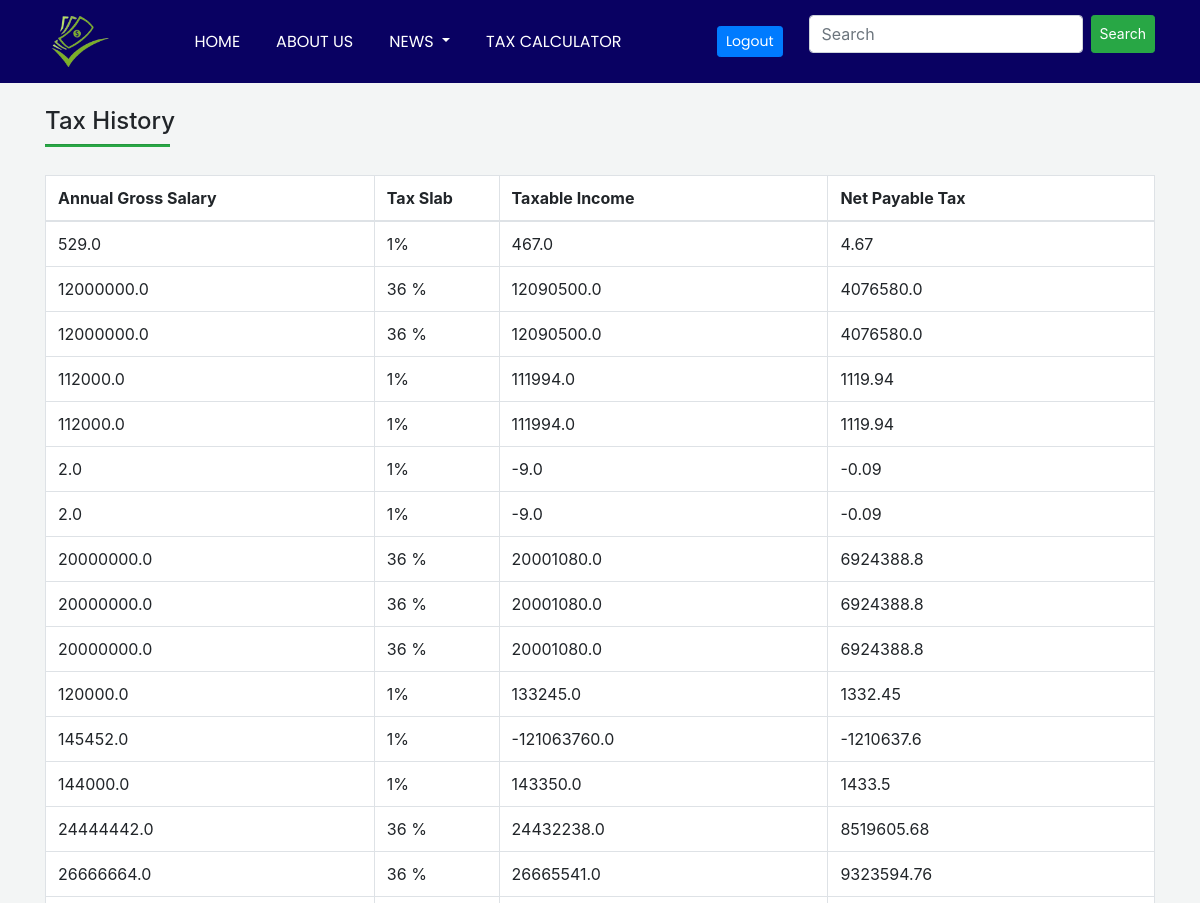
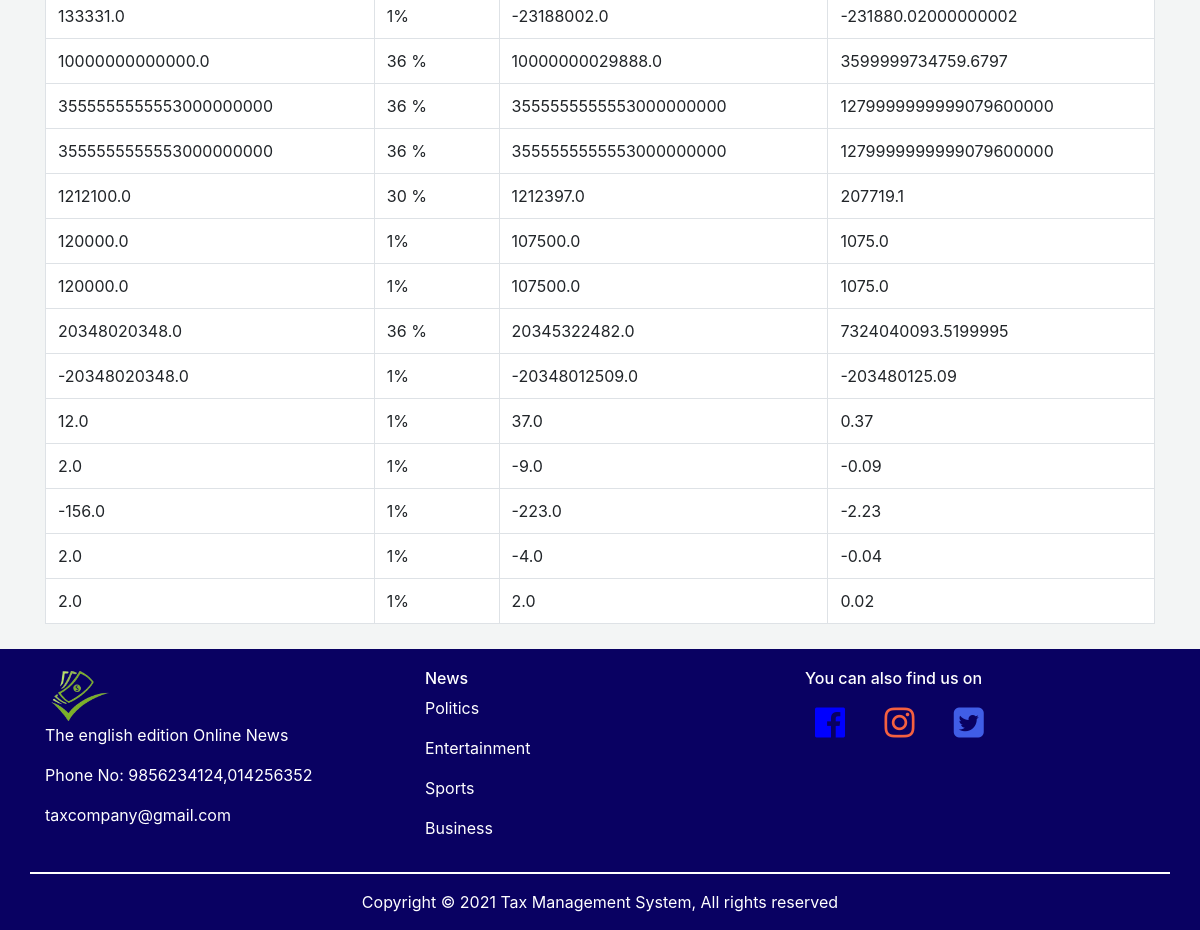
Page /history/ on the earlier database version (2 pictures, top to bottom).
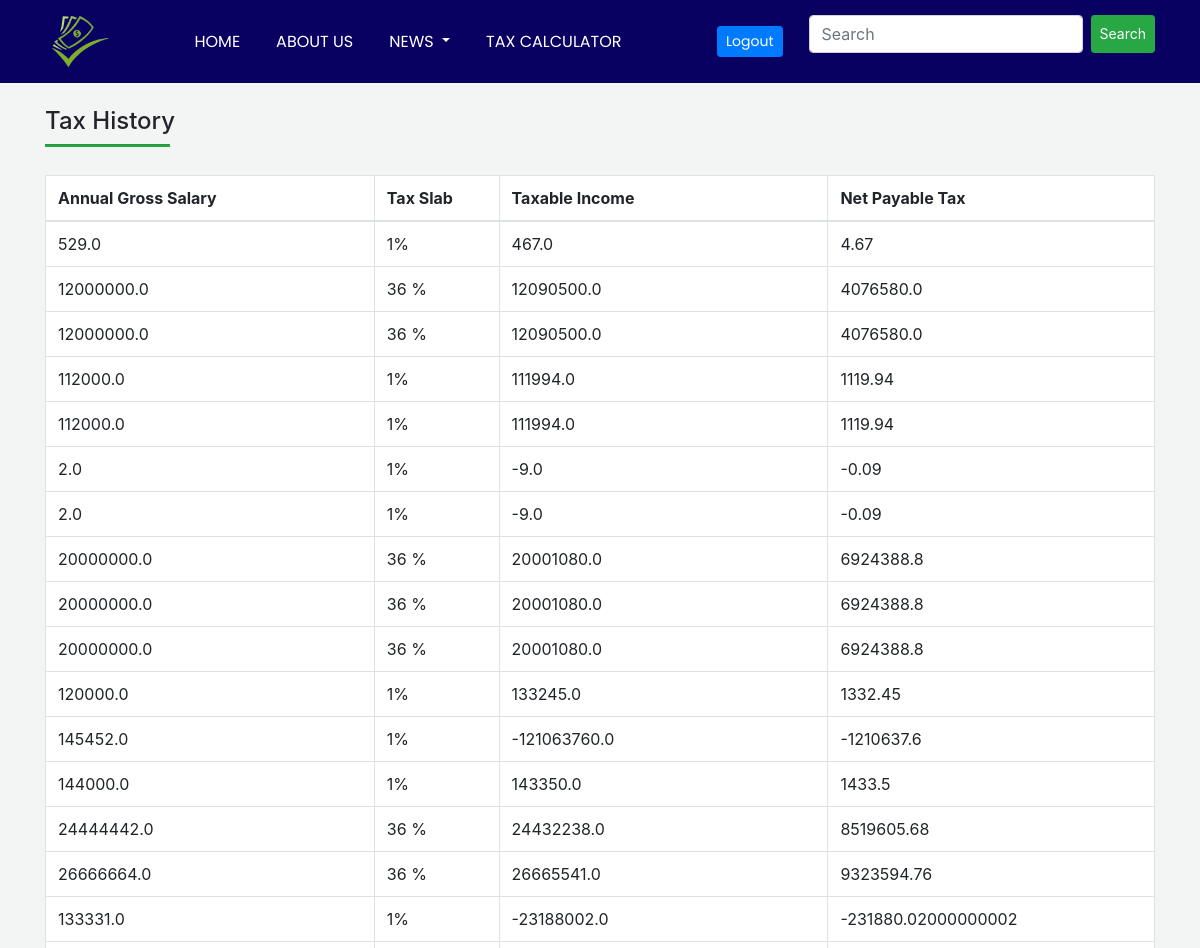
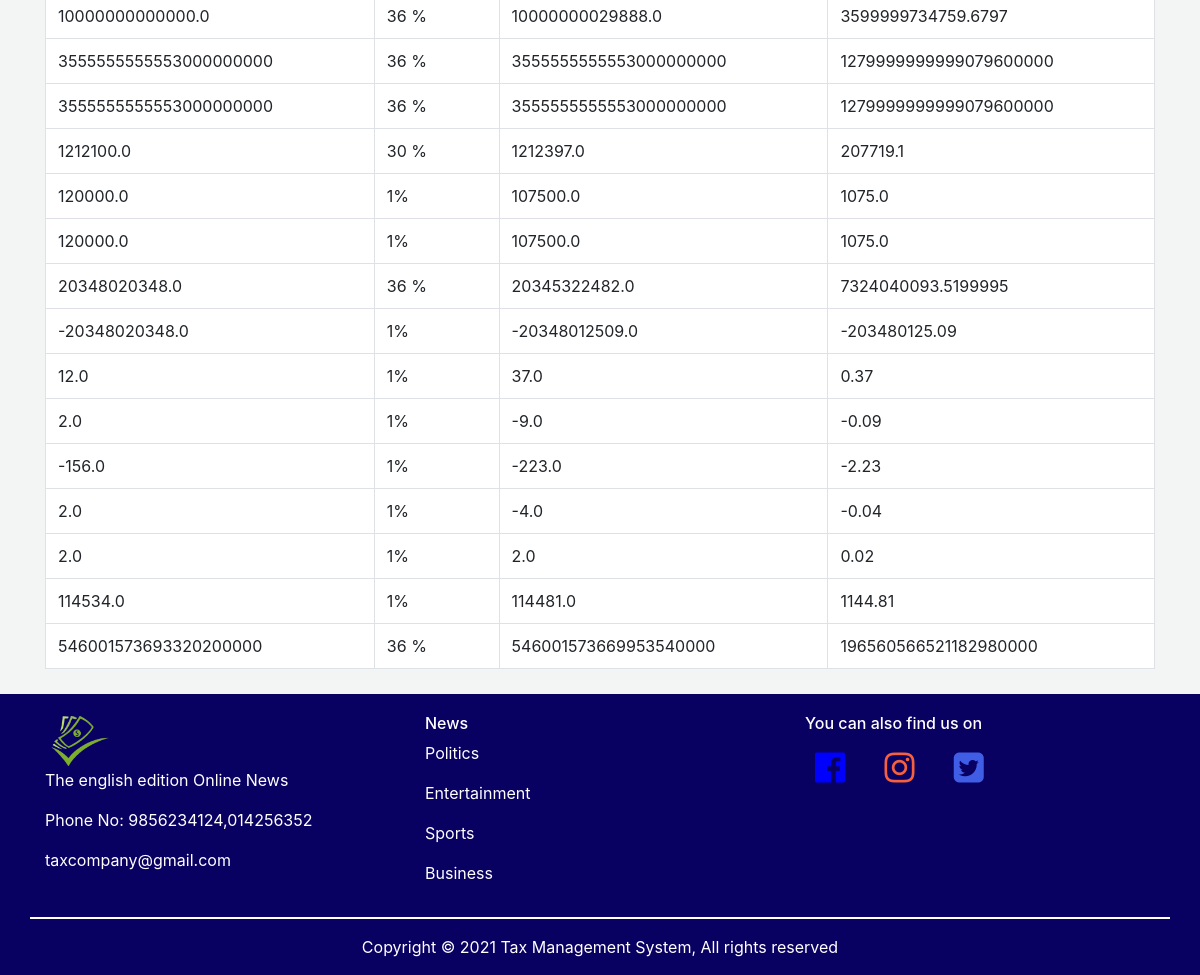
Same page on the later database version (2 pictures, top to bottom).
### loginapp/models.py (models this page shows)
class TaxOne(models.Model):
    annual_gross_salary = models.FloatField(null=True)
    tax_slab_percentage = models.CharField(null=True, max_length=5)
    taxable_income = models.FloatField(null=True)
    net_payable_tax = models.FloatField(null=True)

### loginapp/views.py (the view)
# urls.py: path('history/', views.Tax_History, name="Tax_History")
def Tax_History(request):
    all_members = TaxOne.objects.all
    return render(request, 'loginapp/Html file/TaxHistory.html', {'all': all_members})

### loginapp/templates/loginapp/Html file/TaxHistory.html (shortened to what the changed rows need)
{% load static %}
<html>
    <head>
        <link
        rel="stylesheet"
        type="text/css"
        href="{% static 'css/taxHistory.css' %}"
      />
      <link
        rel="stylesheet"
        href="https://maxcdn.bootstrapcdn.com/bootstrap/4.5.2/css/bootstrap.min.css"
      />
      <link rel="stylesheet" href="https://cdnjs.cloudflare.com/ajax/libs/font-awesome/4.7.0/css/font-awesome.min.css">
    </head>
    <body style="background-color: rgb(219, 226, 226,0.33);">
        <div class="container">
            <div>
            <form method="POST" enctype="multipart/form-data">
                <table class="table table-bordered table-hover mt-4" style="background-color: white;">
                    <thead>
                      <tr>
                        <th>Annual Gross Salary</th>
                        <th>Tax Slab</th>
                        <th>Taxable Income</th>
                        <th>Net Payable Tax</th>
                      </tr>
                    </thead>
                    <tbody>
                      <tr>
                        {% for items in all %}
                        <td>{{ items.annual_gross_salary }}</td>
                        <td>{{ items.tax_slab_percentage }}</td>
                        <td> {{ items.taxable_income}}</td>
                        <td>{{ items.net_payable_tax }}</td>
                      </tr>
                        {% endfor %}
                    </tbody>
                  </table>
            </div>
        </div>
    </body>
</html>

Differences in the rows shown:
added TaxOne: annual_gross_salary "114534.0", tax_slab_percentage "1%", taxable_income "114481.0", net_payable_tax "1144.81"
added TaxOne: annual_gross_salary "546001573693320200000", tax_slab_percentage "36 %", taxable_income "546001573669953540000", net_payable_tax "196560566521182980000"
